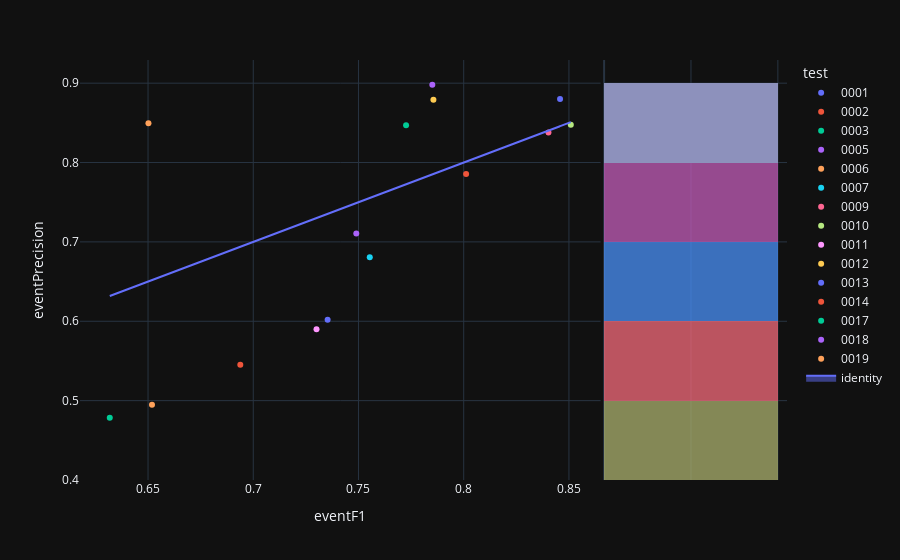

Notebook cell for this chart:
### Code cell
fig=px.scatter(experimentModels_N2,x='eventF1',y='eventPrecision',color='test',hover_name='modelId', marginal_y="histogram")
fig.add_trace(
    go.Scatter(x=experimentModels_N2['eventF1'], y=experimentModels_N2['eventF1'], name="identity", mode='lines',fill="toself")
)
fig.show()

### Figure 1 — Plotly figure (JSON) as saved in the notebook; plotly's stock layout.template omitted (floating-point values rounded to 4 significant figures)
{"data": [{"hovertemplate": "<b>%{hovertext}</b><br><br>test=0001<br>eventF1=%{x}<br>eventPrecision=%{y}<extra></extra>", "hovertext": ["4ecbf9fd-9ea2-41f6-82ce-b88ac9b32b76"], "legendgroup": "0001", "marker": {"color": "#636efa", "symbol": "circle"}, "mode": "markers", "name": "0001", "orientation": "v", "showlegend": true, "x": [0.8458], "xaxis": "x", "y": [0.8799], "yaxis": "y", "type": "scatter"}, {"alignmentgroup": "True", "bingroup": "y", "hovertemplate": "test=0001<br>eventPrecision=%{y}<br>count=%{x}<extra></extra>", "legendgroup": "0001", "marker": {"color": "#636efa"}, "name": "0001", "offsetgroup": "0001", "opacity": 0.5, "showlegend": false, "xaxis": "x2", "y": [0.8799], "yaxis": "y2", "type": "histogram"}, {"hovertemplate": "<b>%{hovertext}</b><br><br>test=0002<br>eventF1=%{x}<br>eventPrecision=%{y}<extra></extra>", "hovertext": ["510c627b-7f5d-47cf-806f-77699d7869bf"], "legendgroup": "0002", "marker": {"color": "#EF553B", "symbol": "circle"}, "mode": "markers", "name": "0002", "orientation": "v", "showlegend": true, "x": [0.8011], "xaxis": "x", "y": [0.7857], "yaxis": "y", "type": "scatter"}, {"alignmentgroup": "True", "bingroup": "y", "hovertemplate": "test=0002<br>eventPrecision=%{y}<br>count=%{x}<extra></extra>", "legendgroup": "0002", "marker": {"color": "#EF553B"}, "name": "0002", "offsetgroup": "0002", "opacity": 0.5, "showlegend": false, "xaxis": "x2", "y": [0.7857], "yaxis": "y2", "type": "histogram"}, {"hovertemplate": "<b>%{hovertext}</b><br><br>test=0003<br>eventF1=%{x}<br>eventPrecision=%{y}<extra></extra>", "hovertext": ["81fc4ed7-34db-485d-8b93-027a1d57313e"], "legendgroup": "0003", "marker": {"color": "#00cc96", "symbol": "circle"}, "mode": "markers", "name": "0003", "orientation": "v", "showlegend": true, "x": [0.6318], "xaxis": "x", "y": [0.4784], "yaxis": "y", "type": "scatter"}, {"alignmentgroup": "True", "bingroup": "y", "hovertemplate": "test=0003<br>eventPrecision=%{y}<br>count=%{x}<extra></extra>", "legendgroup": "0003", "marker": {"color": "#00cc96"}, "name": "0003", "offsetgroup": "0003", "opacity": 0.5, "showlegend": false, "xaxis": "x2", "y": [0.4784], "yaxis": "y2", "type": "histogram"}, {"hovertemplate": "<b>%{hovertext}</b><br><br>test=0005<br>eventF1=%{x}<br>eventPrecision=%{y}<extra></extra>", "hovertext": ["edd43941-9867-4361-a47e-36b0c1e13e96"], "legendgroup": "0005", "marker": {"color": "#ab63fa", "symbol": "circle"}, "mode": "markers", "name": "0005", "orientation": "v", "showlegend": true, "x": [0.749], "xaxis": "x", "y": [0.7105], "yaxis": "y", "type": "scatter"}, {"alignmentgroup": "True", "bingroup": "y", "hovertemplate": "test=0005<br>eventPrecision=%{y}<br>count=%{x}<extra></extra>", "legendgroup": "0005", "marker": {"color": "#ab63fa"}, "name": "0005", "offsetgroup": "0005", "opacity": 0.5, "showlegend": false, "xaxis": "x2", "y": [0.7105], "yaxis": "y2", "type": "histogram"}, {"hovertemplate": "<b>%{hovertext}</b><br><br>test=0006<br>eventF1=%{x}<br>eventPrecision=%{y}<extra></extra>", "hovertext": ["f76f3dc0-a712-49f3-842b-590c783bc6ca"], "legendgroup": "0006", "marker": {"color": "#FFA15A", "symbol": "circle"}, "mode": "markers", "name": "0006", "orientation": "v", "showlegend": true, "x": [0.6502], "xaxis": "x", "y": [0.8495], "yaxis": "y", "type": "scatter"}, {"alignmentgroup": "True", "bingroup": "y", "hovertemplate": "test=0006<br>eventPrecision=%{y}<br>count=%{x}<extra></extra>", "legendgroup": "0006", "marker": {"color": "#FFA15A"}, "name": "0006", "offsetgroup": "0006", "opacity": 0.5, "showlegend": false, "xaxis": "x2", "y": [0.8495], "yaxis": "y2", "type": "histogram"}, {"hovertemplate": "<b>%{hovertext}</b><br><br>test=0007<br>eventF1=%{x}<br>eventPrecision=%{y}<extra></extra>", "hovertext": ["bedbb2e2-c55d-4931-8937-6ff81b1df99a"], "legendgroup": "0007", "marker": {"color": "#19d3f3", "symbol": "circle"}, "mode": "markers", "name": "0007", "orientation": "v", "showlegend": true, "x": [0.7554], "xaxis": "x", "y": [0.6807], "yaxis": "y", "type": "scatter"}, {"alignmentgroup": "True", "bingroup": "y", "hovertemplate": "test=0007<br>eventPrecision=%{y}<br>count=%{x}<extra></extra>", "legendgroup": "0007", "marker": {"color": "#19d3f3"}, "name": "0007", "offsetgroup": "0007", "opacity": 0.5, "showlegend": false, "xaxis": "x2", "y": [0.6807], "yaxis": "y2", "type": "histogram"}, {"hovertemplate": "<b>%{hovertext}</b><br><br>test=0009<br>eventF1=%{x}<br>eventPrecision=%{y}<extra></extra>", "hovertext": ["d795bc85-43d1-4349-bf03-fe100d40daf9"], "legendgroup": "0009", "marker": {"color": "#FF6692", "symbol": "circle"}, "mode": "markers", "name": "0009", "orientation": "v", "showlegend": true, "x": [0.8403], "xaxis": "x", "y": [0.8378], "yaxis": "y", "type": "scatter"}, {"alignmentgroup": "True", "bingroup": "y", "hovertemplate": "test=0009<br>eventPrecision=%{y}<br>count=%{x}<extra></extra>", "legendgroup": "0009", "marker": {"color": "#FF6692"}, "name": "0009", "offsetgroup": "0009", "opacity": 0.5, "showlegend": false, "xaxis": "x2", "y": [0.8378], "yaxis": "y2", "type": "histogram"}, {"hovertemplate": "<b>%{hovertext}</b><br><br>test=0010<br>eventF1=%{x}<br>eventPrecision=%{y}<extra></extra>", "hovertext": ["02e88dcd-63b9-408e-848d-a849fc2567a1"], "legendgroup": "0010", "marker": {"color": "#B6E880", "symbol": "circle"}, "mode": "markers", "name": "0010", "orientation": "v", "showlegend": true, "x": [0.8509], "xaxis": "x", "y": [0.8477], "yaxis": "y", "type": "scatter"}, {"alignmentgroup": "True", "bingroup": "y", "hovertemplate": "test=0010<br>eventPrecision=%{y}<br>count=%{x}<extra></extra>", "legendgroup": "0010", "marker": {"color": "#B6E880"}, "name": "0010", "offsetgroup": "0010", "opacity": 0.5, "showlegend": false, "xaxis": "x2", "y": [0.8477], "yaxis": "y2", "type": "histogram"}, {"hovertemplate": "<b>%{hovertext}</b><br><br>test=0011<br>eventF1=%{x}<br>eventPrecision=%{y}<extra></extra>", "hovertext": ["a090862a-9778-4431-9c22-e5d33b1a116c"], "legendgroup": "0011", "marker": {"color": "#FF97FF", "symbol": "circle"}, "mode": "markers", "name": "0011", "orientation": "v", "showlegend": true, "x": [0.7301], "xaxis": "x", "y": [0.5899], "yaxis": "y", "type": "scatter"}, {"alignmentgroup": "True", "bingroup": "y", "hovertemplate": "test=0011<br>eventPrecision=%{y}<br>count=%{x}<extra></extra>", "legendgroup": "0011", "marker": {"color": "#FF97FF"}, "name": "0011", "offsetgroup": "0011", "opacity": 0.5, "showlegend": false, "xaxis": "x2", "y": [0.5899], "yaxis": "y2", "type": "histogram"}, {"hovertemplate": "<b>%{hovertext}</b><br><br>test=0012<br>eventF1=%{x}<br>eventPrecision=%{y}<extra></extra>", "hovertext": ["e7e4df1d-6250-40e8-bf6c-79a6ed4dbdab"], "legendgroup": "0012", "marker": {"color": "#FECB52", "symbol": "circle"}, "mode": "markers", "name": "0012", "orientation": "v", "showlegend": true, "x": [0.7856], "xaxis": "x", "y": [0.8792], "yaxis": "y", "type": "scatter"}, {"alignmentgroup": "True", "bingroup": "y", "hovertemplate": "test=0012<br>eventPrecision=%{y}<br>count=%{x}<extra></extra>", "legendgroup": "0012", "marker": {"color": "#FECB52"}, "name": "0012", "offsetgroup": "0012", "opacity": 0.5, "showlegend": false, "xaxis": "x2", "y": [0.8792], "yaxis": "y2", "type": "histogram"}, {"hovertemplate": "<b>%{hovertext}</b><br><br>test=0013<br>eventF1=%{x}<br>eventPrecision=%{y}<extra></extra>", "hovertext": ["d47997e9-0f93-4c68-8bfe-3d64bd24b612"], "legendgroup": "0013", "marker": {"color": "#636efa", "symbol": "circle"}, "mode": "markers", "name": "0013", "orientation": "v", "showlegend": true, "x": [0.7353], "xaxis": "x", "y": [0.602], "yaxis": "y", "type": "scatter"}, {"alignmentgroup": "True", "bingroup": "y", "hovertemplate": "test=0013<br>eventPrecision=%{y}<br>count=%{x}<extra></extra>", "legendgroup": "0013", "marker": {"color": "#636efa"}, "name": "0013", "offsetgroup": "0013", "opacity": 0.5, "showlegend": false, "xaxis": "x2", "y": [0.602], "yaxis": "y2", "type": "histogram"}, {"hovertemplate": "<b>%{hovertext}</b><br><br>test=0014<br>eventF1=%{x}<br>eventPrecision=%{y}<extra></extra>", "hovertext": ["eb8f4601-7957-4990-ba3b-c6892c7180c2"], "legendgroup": "0014", "marker": {"color": "#EF553B", "symbol": "circle"}, "mode": "markers", "name": "0014", "orientation": "v", "showlegend": true, "x": [0.6938], "xaxis": "x", "y": [0.5452], "yaxis": "y", "type": "scatter"}, {"alignmentgroup": "True", "bingroup": "y", "hovertemplate": "test=0014<br>eventPrecision=%{y}<br>count=%{x}<extra></extra>", "legendgroup": "0014", "marker": {"color": "#EF553B"}, "name": "0014", "offsetgroup": "0014", "opacity": 0.5, "showlegend": false, "xaxis": "x2", "y": [0.5452], "yaxis": "y2", "type": "histogram"}, {"hovertemplate": "<b>%{hovertext}</b><br><br>test=0017<br>eventF1=%{x}<br>eventPrecision=%{y}<extra></extra>", "hovertext": ["068a1a2c-d011-489a-be3e-8c36cceb0721"], "legendgroup": "0017", "marker": {"color": "#00cc96", "symbol": "circle"}, "mode": "markers", "name": "0017", "orientation": "v", "showlegend": true, "x": [0.7726], "xaxis": "x", "y": [0.8469], "yaxis": "y", "type": "scatter"}, {"alignmentgroup": "True", "bingroup": "y", "hovertemplate": "test=0017<br>eventPrecision=%{y}<br>count=%{x}<extra></extra>", "legendgroup": "0017", "marker": {"color": "#00cc96"}, "name": "0017", "offsetgroup": "0017", "opacity": 0.5, "showlegend": false, "xaxis": "x2", "y": [0.8469], "yaxis": "y2", "type": "histogram"}, {"hovertemplate": "<b>%{hovertext}</b><br><br>test=0018<br>eventF1=%{x}<br>eventPrecision=%{y}<extra></extra>", "hovertext": ["32691b47-eae8-4fd8-906e-315585ba2df6"], "legendgroup": "0018", "marker": {"color": "#ab63fa", "symbol": "circle"}, "mode": "markers", "name": "0018", "orientation": "v", "showlegend": true, "x": [0.7851], "xaxis": "x", "y": [0.898], "yaxis": "y", "type": "scatter"}, {"alignmentgroup": "True", "bingroup": "y", "hovertemplate": "test=0018<br>eventPrecision=%{y}<br>count=%{x}<extra></extra>", "legendgroup": "0018", "marker": {"color": "#ab63fa"}, "name": "0018", "offsetgroup": "0018", "opacity": 0.5, "showlegend": false, "xaxis": "x2", "y": [0.898], "yaxis": "y2", "type": "histogram"}, {"hovertemplate": "<b>%{hovertext}</b><br><br>test=0019<br>eventF1=%{x}<br>eventPrecision=%{y}<extra></extra>", "hovertext": ["4b322b8b-1809-4f6e-ac12-994435d2fc30"], "legendgroup": "0019", "marker": {"color": "#FFA15A", "symbol": "circle"}, "mode": "markers", "name": "0019", "orientation": "v", "showlegend": true, "x": [0.6519], "xaxis": "x", "y": [0.4949], "yaxis": "y", "type": "scatter"}, {"alignmentgroup": "True", "bingroup": "y", "hovertemplate": "test=0019<br>eventPrecision=%{y}<br>count=%{x}<extra></extra>", "legendgroup": "0019", "marker": {"color": "#FFA15A"}, "name": "0019", "offsetgroup": "0019", "opacity": 0.5, "showlegend": false, "xaxis": "x2", "y": [0.4949], "yaxis": "y2", "type": "histogram"}, {"fill": "toself", "mode": "lines", "name": "identity", "x": [0.8458, 0.8011, 0.6318, 0.749, 0.6502, 0.7554, 0.8403, 0.8509, 0.7301, 0.7856, 0.7353, 0.6938, 0.7726, 0.7851, 0.6519], "y": [0.8458, 0.8011, 0.6318, 0.749, 0.6502, 0.7554, 0.8403, 0.8509, 0.7301, 0.7856, 0.7353, 0.6938, 0.7726, 0.7851, 0.6519], "type": "scatter"}], "layout": {"xaxis": {"anchor": "y", "domain": [0.0, 0.7363], "title": {"text": "eventF1"}}, "yaxis": {"anchor": "x", "domain": [0.0, 1.0], "title": {"text": "eventPrecision"}}, "xaxis2": {"anchor": "y2", "domain": [0.7413, 1.0], "matches": "x2", "showticklabels": false, "showline": false, "ticks": "", "showgrid": true}, "yaxis2": {"anchor": "x2", "domain": [0.0, 1.0], "matches": "y", "showticklabels": false, "showgrid": true}, "legend": {"title": {"text": "test"}, "tracegroupgap": 0}, "margin": {"t": 60}, "barmode": "overlay"}}
